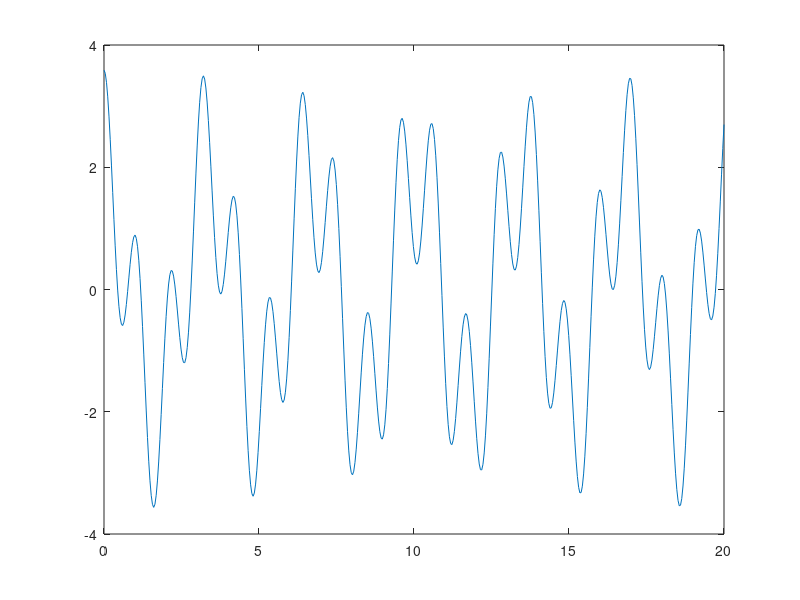
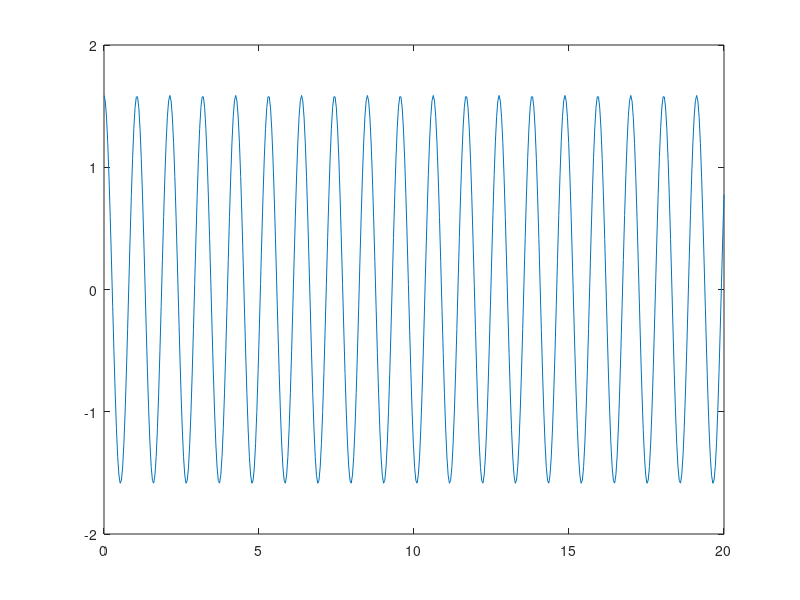
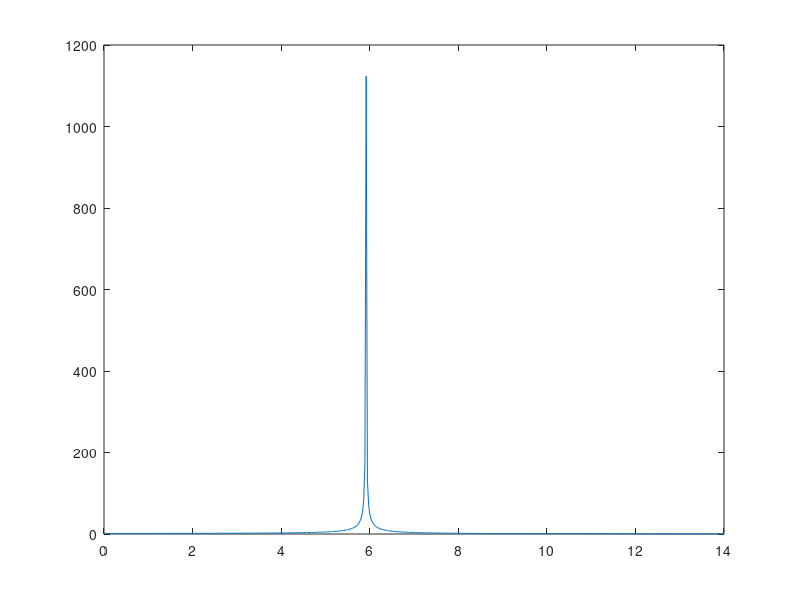
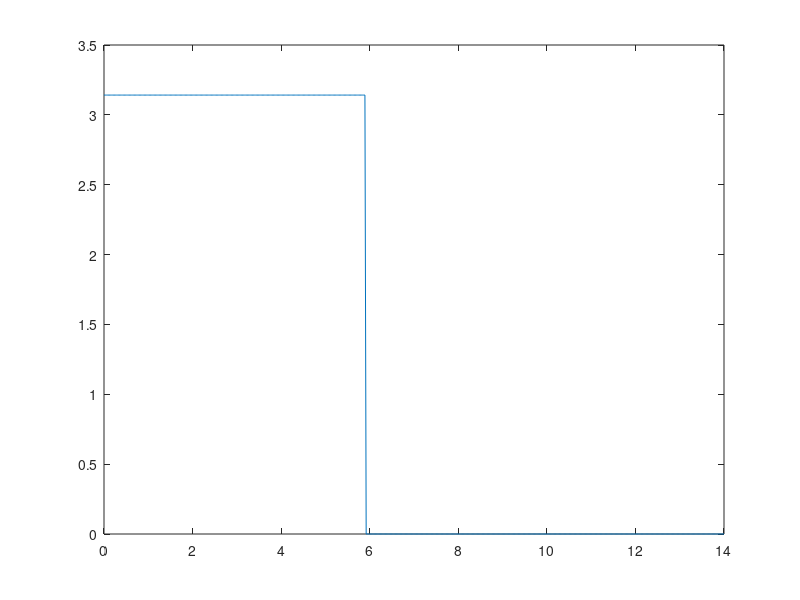

Reproduce these figures in MATLAB, in order.
x = linspace(0,20,500);
f0 = 0;
f = f0+0;
A = 2;
k1 = 350;
m1 = 10;
k = 35;
m = 10;
omega = sqrt(k/m);
omegaf = sqrt(k1/m1);
ff = 500;
B = abs(((ff/m))./(omega.^2 - omegaf.^2));
figure;
plot(x, A .* cos(omega*x+f0) + B .* cos(omegaf*x+f));
hold on;
figure;
plot(x, B .* cos(omegaf*x+f));
hold on;
omega = linspace(0,14,500);
figure;
plot(omega,abs(((ff/m))./(omega.^2 - omegaf.^2)));
hold on;
figure;
plot(omega, f0+atan2(0,((ff/m))./(omega.^2 - omegaf.^2)));
hold on;
figure;
Aff = abs(((ff/m))./(omega.^2 - omegaf.^2));
niq = complex(Aff,zeros(size(Aff)));
plot(real(niq), imag(niq), '*', 'LineWidth', 1.5);
hold off;

